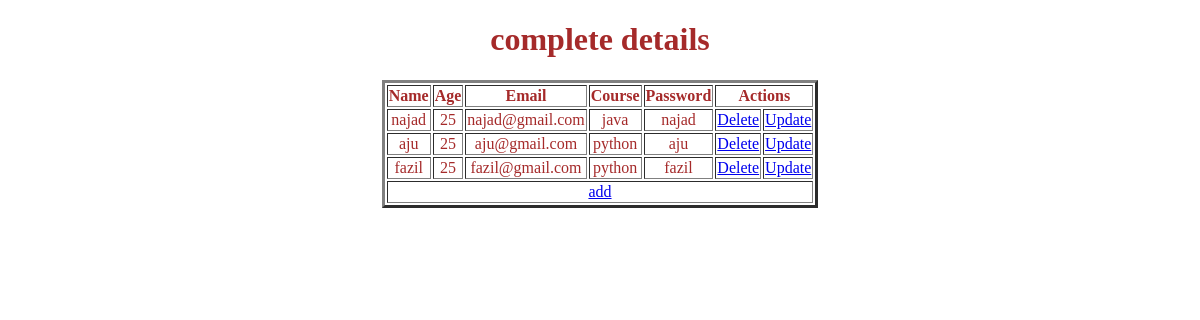
Page /fetch_data1/ on the earlier database version.
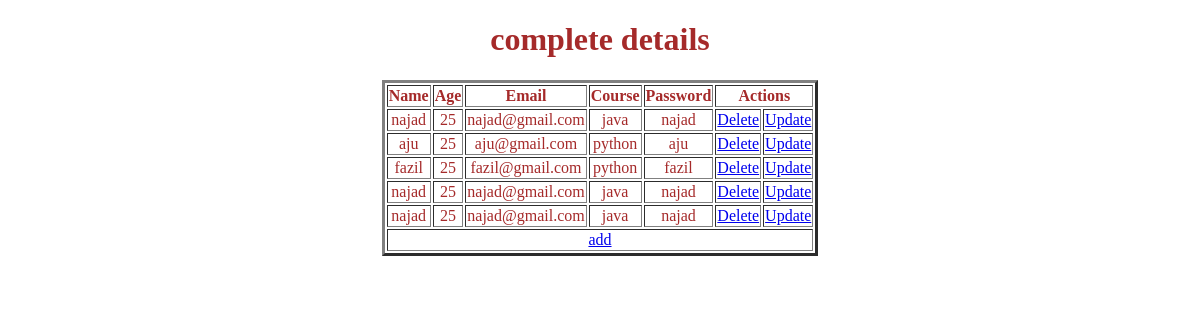
Same page on the later database version.
### myapp/models.py (models this page shows, shortened)
class Student(models.Model) :
    name = models.CharField(max_length=100)
    age = models.IntegerField()
    age = models.IntegerField()
    email = models.EmailField()
    course = models.CharField(max_length=100)
    password = models.CharField(max_length=100)
    class Meta :
        db_table = "student"

### myapp/views.py (the view)
# urls.py: path( 'fetch_data1/',views.fetch_data1 , name="fetch"),
def fetch_data1(request) :
    s=Student.objects.all()
    return render(request , "fetch_data1.html" , {"data": s})

### myapp/templates/fetch_data1.html (shortened to what this page needs)
<!DOCTYPE html>
<html lang="en">
<head>
</head>
<body style="color: brown; text-align: center;">
    <h1>complete details</h1>
    <table border="3" align="center">
        <th>Name</th>
        <th>Age</th>
        <th>Email</th>
        <th>Course</th>
        <th>Password</th>
        <th colspan="2">Actions</th>
        {% for i in data %}
        <tr>
            <td>{{i.name}}</td>
            <td>{{i.age}}</td>
            <td>{{i.email}}</td>
            <td>{{i.course}}</td>
            <td>{{i.password}}</td>
            <td><a href="/delete_data1/{{i.id}}">Delete</a></td>
            <td><a href="{% url 'update1' i.id %}">Update</a></td>
        </tr>
        {% endfor %}
        <tr>
            <td colspan="7"><a href="/add_data/">add</a></td>
        </tr>
    </table>
</body>
</html>

Differences in the rows shown:
added Student: name "najad", age "25", email "najad@gmail.com", course "java", password "najad"
added Student: name "najad", age "25", email "najad@gmail.com", course "java", password "najad"
